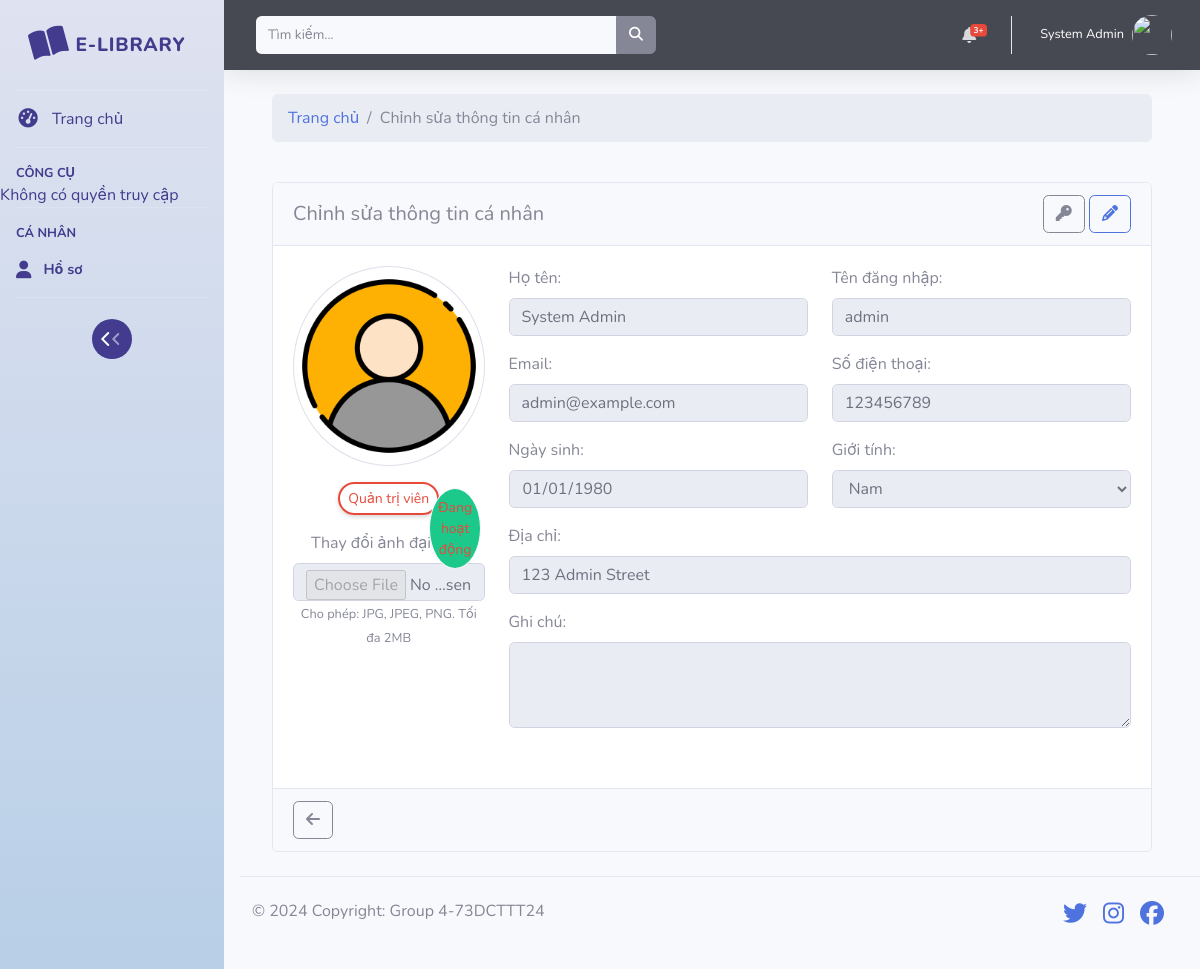
Before: /index.php?model=auth&action=edit (signed in) with the older database file.
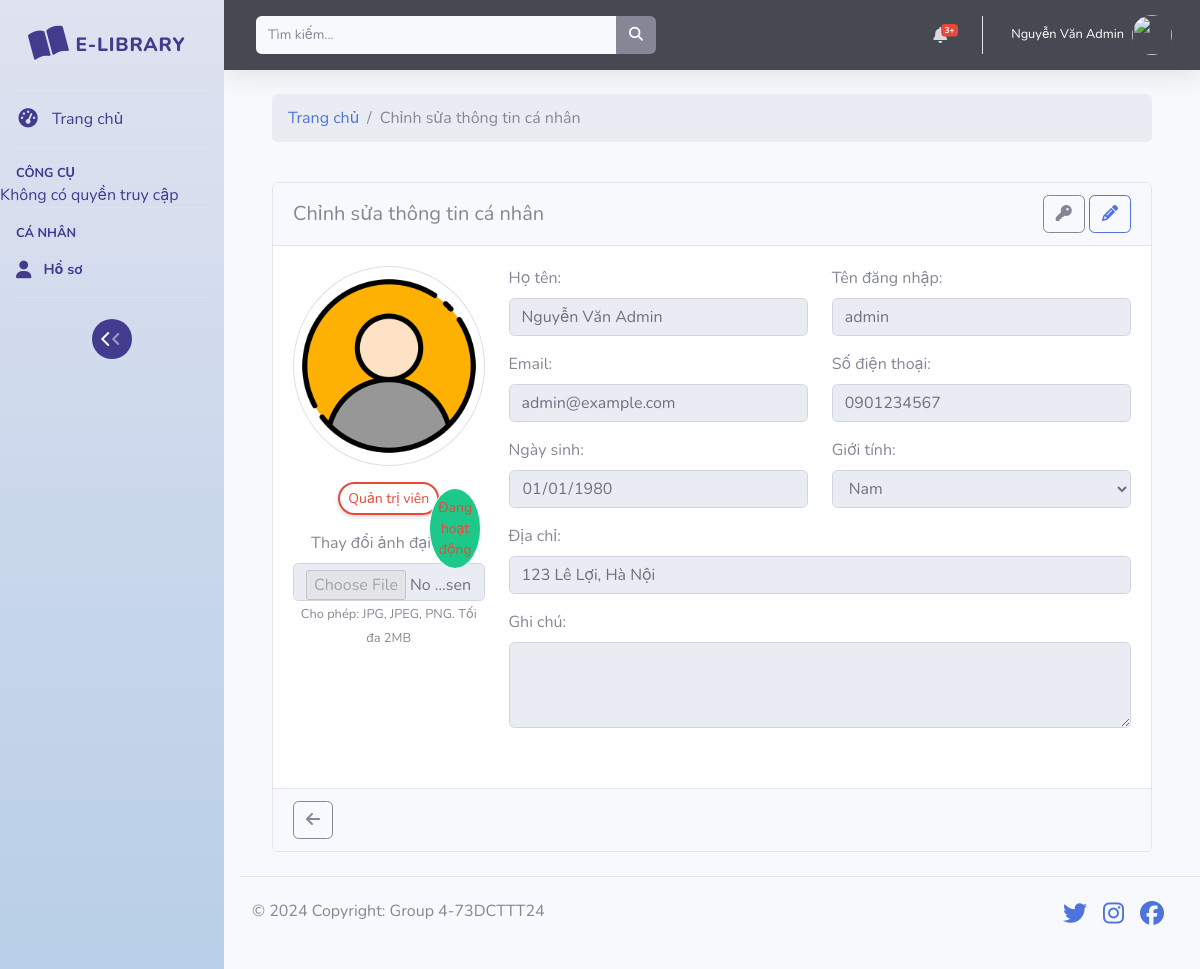
After: the same page with the newer database file.
### tables this page shows
CREATE TABLE IF NOT EXISTS user (
    user_id INT PRIMARY KEY AUTO_INCREMENT,
    role_id INT,
    username VARCHAR(50) UNIQUE NOT NULL,
    password VARCHAR(255) NOT NULL,
    email VARCHAR(100) UNIQUE NOT NULL,
    full_name VARCHAR(100) NOT NULL,
    date_of_birth DATE,
    gender ENUM('male', 'female', 'other'),
    phone VARCHAR(20) UNIQUE,
    address TEXT,
    member_type VARCHAR(50),
    expiry_date DATE,
    max_books INT DEFAULT 5,
    status ENUM('active', 'inactive') DEFAULT 'active',
    note TEXT,
    avatar_url VARCHAR(255), 
    created_at TIMESTAMP DEFAULT CURRENT_TIMESTAMP,
    updated_at TIMESTAMP DEFAULT CURRENT_TIMESTAMP ON UPDATE CURRENT_TIMESTAMP,
    FOREIGN KEY (role_id) REFERENCES role(role_id)
);

### controllers/AuthController.php (called while the page is built, shortened)
<?php
include_once 'models/User.php';
class AuthController extends Controller {
    public function edit($user_id) {
        $this->authModel = new User();
        $userData = $this->authModel->readById($_SESSION['user_id']);
        $user = $userData;
        include('views/layouts/base.php');
    }
}
?>

### models/Model.php (called while the page is built, shortened)
<?php
abstract class Model
{
    public function __construct()
    {
        $this->conn = Database::getInstance()->getConnection();
    }
}

### config/database.php (called while the page is built)
<?php
class Database {
    private static $instance = null;
    private $host = "localhost";
    private $db_name = "library_management_system";
    private $username = "root";
    private $password = "";
    public $conn;
    private function __construct()
    {
        try {
            $this->conn = new PDO("mysql:host={$this->host};dbname={$this->db_name};charset=utf8", $this->username, $this->password);
            $this->conn->setAttribute(PDO::ATTR_ERRMODE, PDO::ERRMODE_EXCEPTION);
        } catch (PDOException $e) {
            die("Lỗi kết nối cơ sở dữ liệu: " . $e->getMessage());
        }
    }
    public static function getInstance()
    {
        if (self::$instance === null) {
            self::$instance = new Database();
        }
        return self::$instance;
    }
    public function getConnection()
    {
        return $this->conn;
    }
}
?>

### models/User.php (called while the page is built, shortened)
<?php
include_once 'Model.php';
class User extends Model
{
    protected $table_name = 'user';
    public function readById($id) {
        $query = "SELECT u.*, r.name as role_name, r.description as role_description
                 FROM {$this->table_name} u
                 LEFT JOIN role r ON u.role_id = r.role_id
                 WHERE u.user_id = :id";
        $stmt = $this->conn->prepare($query);
        $stmt->bindParam(':id', $id);
        $stmt->execute();
        return $stmt->fetch(PDO::FETCH_ASSOC);
    }
}

### views/auth/edit.php (the view, shortened to what the changed rows need)
<div class="container-fluid">
    <div class="row mt-3">
        <div class="col">
            <nav aria-label="breadcrumb">
                <ol class="breadcrumb">
                    <li class="breadcrumb-item"><a href="index.php">Trang chủ</a></li>
                    <li class="breadcrumb-item active" aria-current="page">Chỉnh sửa thông tin cá nhân</li>
                </ol>
            </nav>
        </div>
    </div>
</div>
<div class="container">
    <div class="row justify-content-center mt-4">
        <div class="col-md-12">
            <div class="card">
                <div class="card-header">
                    <div class="d-flex justify-content-between align-items-center">
                        <h5 class="card-title mb-0">Chỉnh sửa thông tin cá nhân</h5>
                        <div>
                            <button type="button" id="change-password-btn" class="btn btn-outline-secondary me-2" title="Đổi mật khẩu">
                                <i class="fa-solid fa-key"></i>
                            </button>
                            <button id="edit-profile-btn" class="btn btn-outline-primary me-2" title="Sửa thông tin">
                                <i class="fa-solid fa-pencil"></i>
                            </button>
                        </div>
                    </div>
                </div>
                <div class="card-body">
                    <form id="profile-form" action="index.php?model=auth&action=edit" method="POST" enctype="multipart/form-data">
                        <div class="row mb-4">
                            <div class="col-md-3">
                            <div class="text-center">
                                <div class="avatar-wrapper mb-3">
                                    <img id="avatar-preview" class="rounded-circle img-thumbnail"
                                        src="<?php echo !empty($user['avatar_url']) ? 'uploads/avatars/' . $user['avatar_url'] : 'assets/images/default-avatar.png'; ?>"
                                        alt="Avatar" style="width: 200px; height: 200px; object-fit: cover;">
                                </div>
                                <?php
                                $btnClass = '';
                                $btnText = '';
                                if ($user['role_id'] == 3) {
                                    $btnClass = 'btn-outline-primary';
                                    switch(strtolower($user['member_type'])) {
                                        case 'regular':
                                            $btnText = 'Thành viên Thường';
                                            $btnIcon = 'bi-person';
                                            break;
                                        case 'vip':
                                            $btnText = 'Thành viên VIP';
                                            $btnIcon = 'bi-star-fill';
                                            break;
                                        case 'premium':
                                            $btnText = 'Thành viên Premium';
                                            $btnIcon = 'bi-gem';
                                            break;
                                        default:
                                            $btnText = 'Thành viên';
                                            $btnIcon = 'bi-person';
                                    }
                                } else {
                                    switch(strtolower($_SESSION['role_name'])) {
                                        case 'admin':
                                            $btnClass = 'btn-outline-danger';
                                            $btnText = 'Quản trị viên';
                                            break;
                                    }
                                }
                                ?>
                                <button type="button"
                                        class="btn <?php echo $btnClass; ?> btn-sm shadow-sm position-relative mb-3 px-2 rounded-pill"
                                        id="accountInfoBtn"
                                        data-bs-container="body"
                                        data-bs-toggle="popover"
                                        data-bs-placement="bottom"
                                        style="min-width: 100px; border-width: 2px;">
                                    <?php echo htmlspecialchars($btnText); ?>
                                    <?php if ($user['role_id'] != 3 && $user['status'] === 'active'): ?>
                                        <span class="position-absolute top-0 start-100 translate-middle p-2 bg-success border border-light rounded-circle">
                                            <span class="visually-hidden">Đang hoạt động</span>
                                        </span>
                                    <?php endif; ?>
                                </button>
                                <div class="mb-3">
                                    <label for="avatar" class="form-label">Thay đổi ảnh đại diện</label>
                                    <input type="file" class="form-control" id="avatar" name="avatar" accept="image/*" disabled>
                                    <small class="text-muted">Cho phép: JPG, JPEG, PNG. Tối đa 2MB</small>
                                </div>
                            </div>
                            </div>
                            <div class="col-md-9">
                                <div class="row mb-3">
                                    <div class="col-md-6">
                                        <label for="full_name" class="form-label">Họ tên:</label>
                                        <input type="text" name="full_name" id="full_name" class="form-control"
                                            value="<?php echo htmlspecialchars($user['full_name']); ?>" required disabled>
                                    </div>
                                    <div class="col-md-6">
                                        <label for="username" class="form-label">Tên đăng nhập:</label>
                                        <input type="text" class="form-control" value="<?php echo htmlspecialchars($user['username']); ?>" disabled>
                                    </div>
                                </div>
                                <div class="row mb-3">
                                    <div class="col-md-6">
                                        <label for="email" class="form-label">Email:</label>
                                        <input type="email" name="email" id="email" class="form-control"
                                            value="<?php echo htmlspecialchars($user['email']); ?>" required disabled>
                                    </div>
                                    <div class="col-md-6">
                                        <label for="phone" class="form-label">Số điện thoại:</label>
                                        <input type="tel" name="phone" id="phone" class="form-control"
                                            value="<?php echo htmlspecialchars($user['phone']); ?>" disabled>
                                    </div>
                                </div>
                                <div class="row mb-3">
                                    <div class="col-md-6">
                                        <label for="date_of_birth" class="form-label">Ngày sinh:</label>
                                        <input type="date" name="date_of_birth" id="date_of_birth" class="form-control"
                                            value="<?php echo htmlspecialchars($user['date_of_birth']); ?>" disabled>
                                    </div>
                                    <div class="col-md-6">
                                        <label for="gender" class="form-label">Giới tính:</label>
                                        <select name="gender" id="gender" class="form-control" disabled>
                                            <option value="male" <?php echo $user['gender'] === 'male' ? 'selected' : ''; ?>>Nam</option>
                                        </select>
                                    </div>
                                </div>
                                <div class="mb-3">
                                    <label for="address" class="form-label">Địa chỉ:</label>
                                    <input type="text" name="address" id="address" class="form-control"
                                        value="<?php echo htmlspecialchars($user['address']); ?>" disabled>
                                </div>
                                <div class="mb-3">
                                    <label for="note" class="form-label">Ghi chú:</label>
                                    <textarea name="note" id="note" class="form-control" rows="3" disabled><?php echo htmlspecialchars($user['note']); ?></textarea>
                                </div>
                            </div>
                        </div>
                </div>
                <div class="card-footer d-flex justify-content-between">
                            <a href="index.php" class="btn btn-outline-secondary" title="Quay lại">
                                <i class="fa-solid fa-arrow-left"></i>
                            </a>
                        </div>
            </div>
        </div>
    </div>
</div>

### views/components/navbar.php (shortened to what the changed rows need)
<nav class="navbar navbar-expand navbar-dark topbar mb-4 static-top shadow" style="background-color: #474952;">
    <ul class="navbar-nav ml-auto">
        <li class="nav-item dropdown no-arrow">
            <a class="nav-link dropdown-toggle" href="#" id="userDropdown" role="button" data-toggle="dropdown" aria-haspopup="true" aria-expanded="false">
                <span class="mr-2 d-none d-lg-inline text-white small">
                    <?php echo isset($_SESSION['full_name']) ? $_SESSION['full_name'] : 'Guest'; ?>
                </span>
                <?php
                $avatar = isset($_SESSION['avatar_url']) ? 'uploads/avatars/'.$_SESSION['avatar_url'] : 'assets/images/default-avatar.png';
                ?>
                <img class="img-profile rounded-circle" src="<?php echo $avatar; ?>" style="width: 40px; height: 40px; object-fit: cover;">
            </a>
        </li>
    </ul>
</nav>

Changed rows visible on the page:
changed user "admin": full_name "System Admin" → "Nguyễn Văn Admin"; phone "123456789" → "0901234567"; address "123 Admin Street" → "123 Lê Lợi, Hà Nội"
Other visible differences:
$_SESSION['full_name']: "System Admin" → "Nguyễn Văn Admin"
